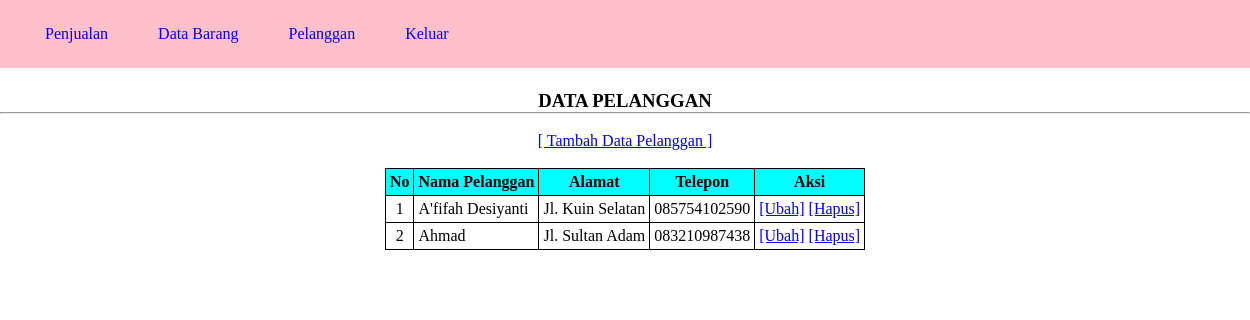
Page /pelanggan.php (signed in) on the committed database.
### tables this page shows
CREATE TABLE `pelanggan` (
  `PelangganID` int(11) NOT NULL,
  `NamaPelanggan` varchar(30) NOT NULL,
  `Alamat` text NOT NULL,
  `NomorTelepon` varchar(15) NOT NULL
);

### pelanggan.php (the view, shortened to what this page needs)
<?php
include "function.php";
?>
<!DOCTYPE html>
<html>
<head>
    <link rel="stylesheet" type="text/css" href="style.css">
</head>
<body>
<nav>
     <ul>
        <li><a href="index.php">Penjualan</a></li>
        <li><a href="inputbarang.php">Data Barang</a></li>
        <li><a href="pelanggan.php">Pelanggan</a></li>
        <li><a href="logout.php">Keluar</a></li>
     </ul>
</nav>
<br>
<h3 align="center">DATA PELANGGAN</h3>
<hr>
<br>
<center>
<a href="tambahpelanggan.php">[ Tambah Data Pelanggan ]</a>
<br><br>
<table border="1" align="center">
    <tr>
        <th>No</th>
        <th>Nama Pelanggan</th>
        <th>Alamat</th>
        <th>Telepon</th>
        <th>Aksi</th>
    </tr>
    <?php
    $i=1;
    $sql=mysqli_query($koneksi,'select * from pelanggan');
    while ($data=mysqli_fetch_array($sql)){
        $idPelanggan=$data['PelangganID'];
        $nmp=$data['NamaPelanggan'];
        $alamat=$data['Alamat'];
        $telp=$data['NomorTelepon'];
    ?>
     <tr>
        <td align="center"><?=$i++;?></td>
        <td><?=$nmp;?></td>
        <td><?=$alamat;?></td>
        <td><?=$telp;?></td>
        <td>
            <a href="ubahpelanggan.php?idPelanggan=<?=$idPelanggan;?>">[Ubah]</a>
            <a href="hapuspelanggan.php?idPelanggan=<?=$idPelanggan;?>">[Hapus]</a>
        </td>
    </tr>
    <?php
        }
    ?>
</table>
</center>
</body>
</html>

### style.css (style rules this page uses)
* { margin: 0; padding: 0; }
body { background: white; font-family: Calibri; }
ul { list-style: none; background:pink; padding: 0 20px; display: inline-table; width: 100%; font-family: Berlin Sans FB; }
ul li { float: left; }
ul li a { display: block; padding: 25px; text-decoration: none; }
th { border:1px solid black; border-collapse: collapse; padding: 4px; background-color: cyan; }
table, td { border:1px solid black; border-collapse: collapse; padding: 4px; }

### rows in the picture
pelanggan: NamaPelanggan "A'fifah Desiyanti", Alamat "Jl. Kuin Selatan", NomorTelepon "085754102590"
pelanggan: NamaPelanggan "Ahmad", Alamat "Jl. Sultan Adam", NomorTelepon "083210987438"
